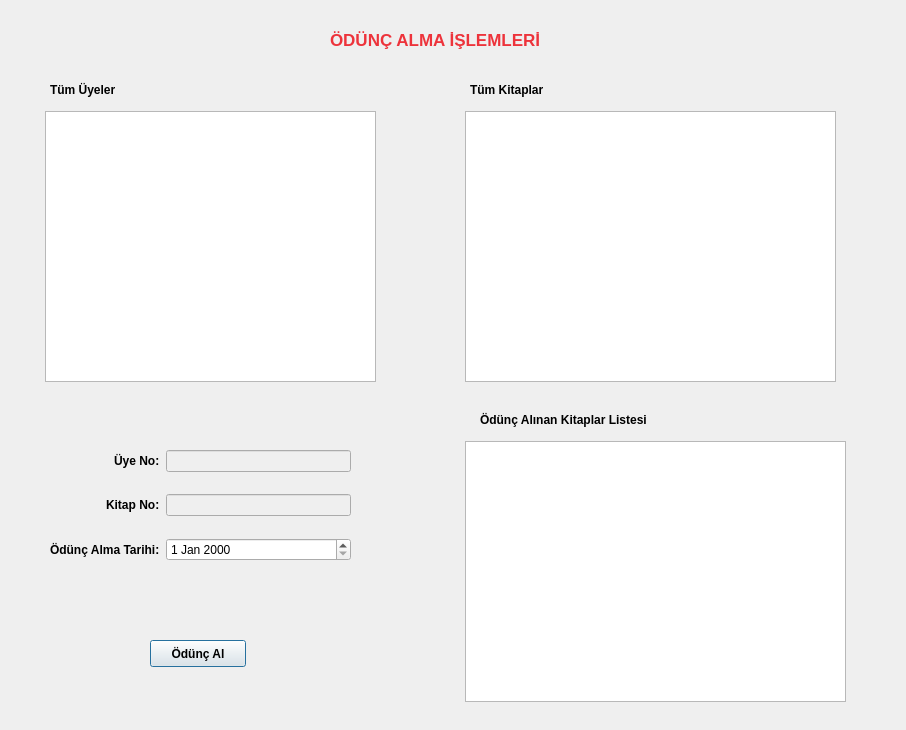
<?xml version="1.0" encoding="UTF-8"?>
<ui version="4.0">
 <class>OduncAlma</class>
 <widget class="QDialog" name="OduncAlma">
  <property name="geometry">
   <rect>
    <x>0</x>
    <y>0</y>
    <width>906</width>
    <height>730</height>
   </rect>
  </property>
  <property name="windowTitle">
   <string>Dialog</string>
  </property>
  <widget class="QLabel" name="label">
   <property name="geometry">
    <rect>
     <x>330</x>
     <y>30</y>
     <width>221</width>
     <height>19</height>
    </rect>
   </property>
   <property name="palette">
    <palette>
     <active>
      <colorrole role="WindowText">
       <brush brushstyle="SolidPattern">
        <color alpha="255">
         <red>237</red>
         <green>51</green>
         <blue>59</blue>
        </color>
       </brush>
      </colorrole>
     </active>
     <inactive>
      <colorrole role="WindowText">
       <brush brushstyle="SolidPattern">
        <color alpha="255">
         <red>237</red>
         <green>51</green>
         <blue>59</blue>
        </color>
       </brush>
      </colorrole>
     </inactive>
     <disabled/>
    </palette>
   </property>
   <property name="font">
    <font>
     <pointsize>13</pointsize>
     <bold>true</bold>
    </font>
   </property>
   <property name="text">
    <string>ÖDÜNÇ ALMA İŞLEMLERİ</string>
   </property>
  </widget>
  <widget class="QLabel" name="label_2">
   <property name="geometry">
    <rect>
     <x>480</x>
     <y>410</y>
     <width>231</width>
     <height>19</height>
    </rect>
   </property>
   <property name="font">
    <font>
     <bold>true</bold>
    </font>
   </property>
   <property name="text">
    <string>Ödünç Alınan Kitaplar Listesi</string>
   </property>
  </widget>
  <widget class="QLabel" name="label_3">
   <property name="geometry">
    <rect>
     <x>50</x>
     <y>80</y>
     <width>91</width>
     <height>19</height>
    </rect>
   </property>
   <property name="font">
    <font>
     <bold>true</bold>
    </font>
   </property>
   <property name="text">
    <string>Tüm Üyeler</string>
   </property>
  </widget>
  <widget class="QLabel" name="label_4">
   <property name="geometry">
    <rect>
     <x>470</x>
     <y>80</y>
     <width>101</width>
     <height>19</height>
    </rect>
   </property>
   <property name="font">
    <font>
     <bold>true</bold>
    </font>
   </property>
   <property name="text">
    <string>Tüm Kitaplar</string>
   </property>
  </widget>
  <widget class="QWidget" name="formLayoutWidget">
   <property name="geometry">
    <rect>
     <x>50</x>
     <y>450</y>
     <width>301</width>
     <height>151</height>
    </rect>
   </property>
   <layout class="QFormLayout" name="formLayout">
    <property name="labelAlignment">
     <set>Qt::AlignmentFlag::AlignRight|Qt::AlignmentFlag::AlignTrailing|Qt::AlignmentFlag::AlignVCenter</set>
    </property>
    <property name="verticalSpacing">
     <number>22</number>
    </property>
    <property name="topMargin">
     <number>0</number>
    </property>
    <item row="0" column="0">
     <widget class="QLabel" name="label_5">
      <property name="font">
       <font>
        <bold>true</bold>
       </font>
      </property>
      <property name="layoutDirection">
       <enum>Qt::LayoutDirection::LeftToRight</enum>
      </property>
      <property name="text">
       <string>Üye No:</string>
      </property>
     </widget>
    </item>
    <item row="1" column="0">
     <widget class="QLabel" name="label_6">
      <property name="font">
       <font>
        <bold>true</bold>
       </font>
      </property>
      <property name="text">
       <string>Kitap No:</string>
      </property>
     </widget>
    </item>
    <item row="2" column="0">
     <widget class="QLabel" name="label_7">
      <property name="font">
       <font>
        <bold>true</bold>
       </font>
      </property>
      <property name="text">
       <string>Ödünç Alma Tarihi:</string>
      </property>
     </widget>
    </item>
    <item row="0" column="1">
     <widget class="QLineEdit" name="uyeNo_line">
      <property name="enabled">
       <bool>false</bool>
      </property>
     </widget>
    </item>
    <item row="1" column="1">
     <widget class="QLineEdit" name="kitapNo_line">
      <property name="enabled">
       <bool>false</bool>
      </property>
     </widget>
    </item>
    <item row="2" column="1">
     <widget class="QDateEdit" name="dateEdit">
      <property name="maximumDate">
       <date>
        <year>3000</year>
        <month>1</month>
        <day>1</day>
       </date>
      </property>
      <property name="minimumDate">
       <date>
        <year>2000</year>
        <month>1</month>
        <day>1</day>
       </date>
      </property>
     </widget>
    </item>
   </layout>
  </widget>
  <widget class="QPushButton" name="oduncAl_button">
   <property name="geometry">
    <rect>
     <x>150</x>
     <y>640</y>
     <width>96</width>
     <height>27</height>
    </rect>
   </property>
   <property name="font">
    <font>
     <bold>true</bold>
    </font>
   </property>
   <property name="text">
    <string>Ödünç Al</string>
   </property>
  </widget>
  <widget class="QTableView" name="odunc_table">
   <property name="geometry">
    <rect>
     <x>465</x>
     <y>441</y>
     <width>381</width>
     <height>261</height>
    </rect>
   </property>
  </widget>
  <widget class="QTableView" name="uye_table">
   <property name="geometry">
    <rect>
     <x>45</x>
     <y>111</y>
     <width>331</width>
     <height>271</height>
    </rect>
   </property>
  </widget>
  <widget class="QTableView" name="kitap_table">
   <property name="geometry">
    <rect>
     <x>465</x>
     <y>111</y>
     <width>371</width>
     <height>271</height>
    </rect>
   </property>
  </widget>
 </widget>
 <resources/>
 <connections/>
</ui>
